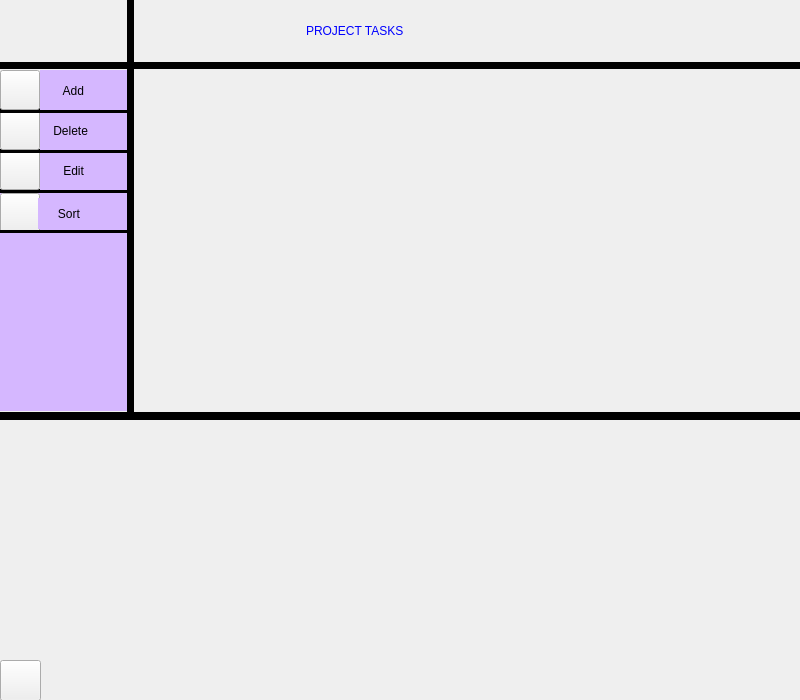
<?xml version="1.0" encoding="UTF-8"?>
<ui version="4.0">
 <class>ProjectUi</class>
 <widget class="QWidget" name="ProjectUi">
  <property name="geometry">
   <rect>
    <x>0</x>
    <y>0</y>
    <width>800</width>
    <height>700</height>
   </rect>
  </property>
  <property name="windowTitle">
   <string>Form</string>
  </property>
  <widget class="QLabel" name="label_2">
   <property name="geometry">
    <rect>
     <x>0</x>
     <y>-5</y>
     <width>61</width>
     <height>71</height>
    </rect>
   </property>
   <property name="accessibleName">
    <string/>
   </property>
   <property name="accessibleDescription">
    <string/>
   </property>
   <property name="styleSheet">
    <string notr="true">image: url(:/Login/Login24.png);</string>
   </property>
   <property name="text">
    <string/>
   </property>
   <property name="buddy">
    <cstring></cstring>
   </property>
  </widget>
  <widget class="QLabel" name="label_3">
   <property name="geometry">
    <rect>
     <x>-7</x>
     <y>62</y>
     <width>855</width>
     <height>7</height>
    </rect>
   </property>
   <property name="styleSheet">
    <string notr="true">background-color: rgb(0, 0, 0);</string>
   </property>
   <property name="text">
    <string/>
   </property>
  </widget>
  <widget class="QLabel" name="label_22">
   <property name="geometry">
    <rect>
     <x>0</x>
     <y>108</y>
     <width>131</width>
     <height>3</height>
    </rect>
   </property>
   <property name="styleSheet">
    <string notr="true">background-color: rgb(0, 0, 0);</string>
   </property>
   <property name="text">
    <string/>
   </property>
  </widget>
  <widget class="QLabel" name="label_10">
   <property name="geometry">
    <rect>
     <x>40</x>
     <y>70</y>
     <width>88</width>
     <height>41</height>
    </rect>
   </property>
   <property name="styleSheet">
    <string notr="true">background-color: rgb(213, 183, 255);
color: rgb(0, 0, 0);
border-color: rgb(0, 0, 0);
font: 700 12pt &quot;Segoe UI&quot;;</string>
   </property>
   <property name="text">
    <string>       Add</string>
   </property>
  </widget>
  <widget class="QLabel" name="label_11">
   <property name="geometry">
    <rect>
     <x>240</x>
     <y>0</y>
     <width>81</width>
     <height>71</height>
    </rect>
   </property>
   <property name="styleSheet">
    <string notr="true">image: url(:/Login/Login29.png);</string>
   </property>
   <property name="text">
    <string/>
   </property>
  </widget>
  <widget class="QLabel" name="label_20">
   <property name="geometry">
    <rect>
     <x>-3</x>
     <y>190</y>
     <width>131</width>
     <height>221</height>
    </rect>
   </property>
   <property name="styleSheet">
    <string notr="true">background-color: rgb(213, 183, 255);
font: 700 12pt &quot;Segoe UI&quot;;</string>
   </property>
   <property name="text">
    <string/>
   </property>
  </widget>
  <widget class="QLabel" name="label_8">
   <property name="geometry">
    <rect>
     <x>650</x>
     <y>0</y>
     <width>81</width>
     <height>71</height>
    </rect>
   </property>
   <property name="styleSheet">
    <string notr="true">image: url(:/Login/Login29.png);</string>
   </property>
   <property name="text">
    <string/>
   </property>
  </widget>
  <widget class="QLabel" name="label_21">
   <property name="geometry">
    <rect>
     <x>0</x>
     <y>189</y>
     <width>131</width>
     <height>3</height>
    </rect>
   </property>
   <property name="styleSheet">
    <string notr="true">background-color: rgb(0, 0, 0);</string>
   </property>
   <property name="text">
    <string/>
   </property>
  </widget>
  <widget class="QLabel" name="label_23">
   <property name="geometry">
    <rect>
     <x>0</x>
     <y>149</y>
     <width>131</width>
     <height>3</height>
    </rect>
   </property>
   <property name="styleSheet">
    <string notr="true">background-color: rgb(0, 0, 0);</string>
   </property>
   <property name="text">
    <string/>
   </property>
  </widget>
  <widget class="QLabel" name="label_6">
   <property name="geometry">
    <rect>
     <x>306</x>
     <y>0</y>
     <width>420</width>
     <height>61</height>
    </rect>
   </property>
   <property name="styleSheet">
    <string notr="true">color: rgb(0, 0, 255);
font: 900 italic 20pt &quot;Segoe UI&quot;;</string>
   </property>
   <property name="text">
    <string>PROJECT TASKS</string>
   </property>
  </widget>
  <widget class="QLabel" name="label_18">
   <property name="geometry">
    <rect>
     <x>40</x>
     <y>110</y>
     <width>88</width>
     <height>41</height>
    </rect>
   </property>
   <property name="styleSheet">
    <string notr="true">background-color: rgb(213, 183, 255);
color: rgb(0, 0, 0);
font: 700 12pt &quot;Segoe UI&quot;;</string>
   </property>
   <property name="text">
    <string>    Delete</string>
   </property>
  </widget>
  <widget class="QPushButton" name="pushButton_edit">
   <property name="geometry">
    <rect>
     <x>0</x>
     <y>150</y>
     <width>40</width>
     <height>40</height>
    </rect>
   </property>
   <property name="cursor">
    <cursorShape>OpenHandCursor</cursorShape>
   </property>
   <property name="styleSheet">
    <string notr="true">image: url(:/Login/Login22.png);</string>
   </property>
   <property name="text">
    <string/>
   </property>
  </widget>
  <widget class="QLabel" name="label_16">
   <property name="geometry">
    <rect>
     <x>580</x>
     <y>0</y>
     <width>81</width>
     <height>71</height>
    </rect>
   </property>
   <property name="styleSheet">
    <string notr="true">image: url(:/Login/Login29.png);</string>
   </property>
   <property name="text">
    <string/>
   </property>
  </widget>
  <widget class="QLabel" name="label_12">
   <property name="geometry">
    <rect>
     <x>310</x>
     <y>0</y>
     <width>81</width>
     <height>71</height>
    </rect>
   </property>
   <property name="styleSheet">
    <string notr="true">image: url(:/Login/Login29.png);</string>
   </property>
   <property name="text">
    <string/>
   </property>
  </widget>
  <widget class="QLabel" name="label_15">
   <property name="geometry">
    <rect>
     <x>510</x>
     <y>0</y>
     <width>81</width>
     <height>71</height>
    </rect>
   </property>
   <property name="styleSheet">
    <string notr="true">image: url(:/Login/Login29.png);</string>
   </property>
   <property name="text">
    <string/>
   </property>
  </widget>
  <widget class="QLabel" name="label_19">
   <property name="geometry">
    <rect>
     <x>40</x>
     <y>150</y>
     <width>88</width>
     <height>41</height>
    </rect>
   </property>
   <property name="styleSheet">
    <string notr="true">background-color: rgb(213, 183, 255);
color: rgb(0, 0, 0);
font: 700 12pt &quot;Segoe UI&quot;;</string>
   </property>
   <property name="text">
    <string>       Edit</string>
   </property>
  </widget>
  <widget class="QLabel" name="label_17">
   <property name="geometry">
    <rect>
     <x>130</x>
     <y>0</y>
     <width>51</width>
     <height>71</height>
    </rect>
   </property>
   <property name="styleSheet">
    <string notr="true">image: url(:/Login/Login29.png);</string>
   </property>
   <property name="text">
    <string/>
   </property>
  </widget>
  <widget class="QLabel" name="label_4">
   <property name="geometry">
    <rect>
     <x>127</x>
     <y>-80</y>
     <width>7</width>
     <height>500</height>
    </rect>
   </property>
   <property name="styleSheet">
    <string notr="true">background-color: rgb(0, 0, 0);</string>
   </property>
   <property name="text">
    <string/>
   </property>
  </widget>
  <widget class="QPushButton" name="pushButton_add">
   <property name="geometry">
    <rect>
     <x>0</x>
     <y>70</y>
     <width>40</width>
     <height>40</height>
    </rect>
   </property>
   <property name="cursor">
    <cursorShape>OpenHandCursor</cursorShape>
   </property>
   <property name="styleSheet">
    <string notr="true">image: url(:/Login/Login20.png);
border-color: rgb(0, 0, 0);</string>
   </property>
   <property name="text">
    <string/>
   </property>
  </widget>
  <widget class="QPushButton" name="pushButton_remove">
   <property name="geometry">
    <rect>
     <x>0</x>
     <y>110</y>
     <width>40</width>
     <height>40</height>
    </rect>
   </property>
   <property name="cursor">
    <cursorShape>OpenHandCursor</cursorShape>
   </property>
   <property name="styleSheet">
    <string notr="true">image: url(:/Login/Login21.png);</string>
   </property>
   <property name="text">
    <string/>
   </property>
  </widget>
  <widget class="QLabel" name="label_9">
   <property name="geometry">
    <rect>
     <x>170</x>
     <y>0</y>
     <width>81</width>
     <height>71</height>
    </rect>
   </property>
   <property name="styleSheet">
    <string notr="true">image: url(:/Login/Login29.png);</string>
   </property>
   <property name="text">
    <string/>
   </property>
  </widget>
  <widget class="QLabel" name="label_13">
   <property name="geometry">
    <rect>
     <x>370</x>
     <y>0</y>
     <width>81</width>
     <height>71</height>
    </rect>
   </property>
   <property name="styleSheet">
    <string notr="true">image: url(:/Login/Login29.png);</string>
   </property>
   <property name="text">
    <string/>
   </property>
  </widget>
  <widget class="QLabel" name="label_14">
   <property name="geometry">
    <rect>
     <x>440</x>
     <y>0</y>
     <width>81</width>
     <height>71</height>
    </rect>
   </property>
   <property name="styleSheet">
    <string notr="true">image: url(:/Login/Login29.png);</string>
   </property>
   <property name="text">
    <string/>
   </property>
  </widget>
  <widget class="QLabel" name="label_24">
   <property name="geometry">
    <rect>
     <x>720</x>
     <y>0</y>
     <width>81</width>
     <height>71</height>
    </rect>
   </property>
   <property name="styleSheet">
    <string notr="true">image: url(:/Login/Login29.png);</string>
   </property>
   <property name="text">
    <string/>
   </property>
  </widget>
  <widget class="QLabel" name="label_25">
   <property name="geometry">
    <rect>
     <x>0</x>
     <y>150</y>
     <width>131</width>
     <height>3</height>
    </rect>
   </property>
   <property name="styleSheet">
    <string notr="true">background-color: rgb(0, 0, 0);</string>
   </property>
   <property name="text">
    <string/>
   </property>
  </widget>
  <widget class="QLabel" name="label_26">
   <property name="geometry">
    <rect>
     <x>0</x>
     <y>190</y>
     <width>131</width>
     <height>3</height>
    </rect>
   </property>
   <property name="styleSheet">
    <string notr="true">background-color: rgb(0, 0, 0);</string>
   </property>
   <property name="text">
    <string/>
   </property>
  </widget>
  <widget class="QLabel" name="label_27">
   <property name="geometry">
    <rect>
     <x>0</x>
     <y>110</y>
     <width>131</width>
     <height>3</height>
    </rect>
   </property>
   <property name="styleSheet">
    <string notr="true">background-color: rgb(0, 0, 0);</string>
   </property>
   <property name="text">
    <string/>
   </property>
  </widget>
  <widget class="QLabel" name="label_30">
   <property name="geometry">
    <rect>
     <x>360</x>
     <y>733</y>
     <width>811</width>
     <height>7</height>
    </rect>
   </property>
   <property name="styleSheet">
    <string notr="true">background-color: rgb(0, 0, 0);</string>
   </property>
   <property name="text">
    <string/>
   </property>
  </widget>
  <widget class="QLabel" name="label_33">
   <property name="geometry">
    <rect>
     <x>870</x>
     <y>320</y>
     <width>81</width>
     <height>71</height>
    </rect>
   </property>
   <property name="styleSheet">
    <string notr="true">image: url(:/Login/Login29.png);</string>
   </property>
   <property name="text">
    <string/>
   </property>
  </widget>
  <widget class="QLabel" name="label_37">
   <property name="geometry">
    <rect>
     <x>800</x>
     <y>320</y>
     <width>81</width>
     <height>71</height>
    </rect>
   </property>
   <property name="styleSheet">
    <string notr="true">image: url(:/Login/Login29.png);</string>
   </property>
   <property name="text">
    <string/>
   </property>
  </widget>
  <widget class="QLabel" name="label_38">
   <property name="geometry">
    <rect>
     <x>340</x>
     <y>653</y>
     <width>851</width>
     <height>441</height>
    </rect>
   </property>
   <property name="styleSheet">
    <string notr="true">image: url(:/Login/Login23.png);</string>
   </property>
   <property name="text">
    <string/>
   </property>
  </widget>
  <widget class="QLabel" name="label_40">
   <property name="geometry">
    <rect>
     <x>940</x>
     <y>320</y>
     <width>81</width>
     <height>71</height>
    </rect>
   </property>
   <property name="styleSheet">
    <string notr="true">image: url(:/Login/Login29.png);</string>
   </property>
   <property name="text">
    <string/>
   </property>
  </widget>
  <widget class="QLabel" name="label_51">
   <property name="geometry">
    <rect>
     <x>1010</x>
     <y>320</y>
     <width>81</width>
     <height>71</height>
    </rect>
   </property>
   <property name="styleSheet">
    <string notr="true">image: url(:/Login/Login29.png);</string>
   </property>
   <property name="text">
    <string/>
   </property>
  </widget>
  <widget class="QLabel" name="label">
   <property name="geometry">
    <rect>
     <x>-10</x>
     <y>370</y>
     <width>851</width>
     <height>441</height>
    </rect>
   </property>
   <property name="styleSheet">
    <string notr="true">image: url(:/Login/Login23.png);</string>
   </property>
   <property name="text">
    <string/>
   </property>
  </widget>
  <widget class="QLabel" name="label_5">
   <property name="geometry">
    <rect>
     <x>0</x>
     <y>412</y>
     <width>855</width>
     <height>8</height>
    </rect>
   </property>
   <property name="styleSheet">
    <string notr="true">background-color: rgb(0, 0, 0);</string>
   </property>
   <property name="text">
    <string/>
   </property>
  </widget>
  <widget class="QPushButton" name="pushButton_Back">
   <property name="geometry">
    <rect>
     <x>0</x>
     <y>660</y>
     <width>41</width>
     <height>41</height>
    </rect>
   </property>
   <property name="cursor">
    <cursorShape>PointingHandCursor</cursorShape>
   </property>
   <property name="styleSheet">
    <string notr="true">image: url(:/Login/Login17.png);</string>
   </property>
   <property name="text">
    <string/>
   </property>
  </widget>
  <widget class="QPushButton" name="pushButton_Sort">
   <property name="geometry">
    <rect>
     <x>0</x>
     <y>193</y>
     <width>40</width>
     <height>40</height>
    </rect>
   </property>
   <property name="styleSheet">
    <string notr="true">image: url(:/Login/Login31.jpg);</string>
   </property>
   <property name="text">
    <string/>
   </property>
  </widget>
  <widget class="QLabel" name="label_28">
   <property name="geometry">
    <rect>
     <x>0</x>
     <y>230</y>
     <width>131</width>
     <height>3</height>
    </rect>
   </property>
   <property name="styleSheet">
    <string notr="true">background-color: rgb(0, 0, 0);</string>
   </property>
   <property name="text">
    <string/>
   </property>
  </widget>
  <widget class="QLabel" name="label_29">
   <property name="geometry">
    <rect>
     <x>38</x>
     <y>198</y>
     <width>88</width>
     <height>31</height>
    </rect>
   </property>
   <property name="styleSheet">
    <string notr="true">background-color: rgb(213, 183, 255);
font: 700 12pt &quot;Segoe UI&quot;;</string>
   </property>
   <property name="text">
    <string>      Sort     </string>
   </property>
  </widget>
 </widget>
 <resources/>
 <connections/>
</ui>
